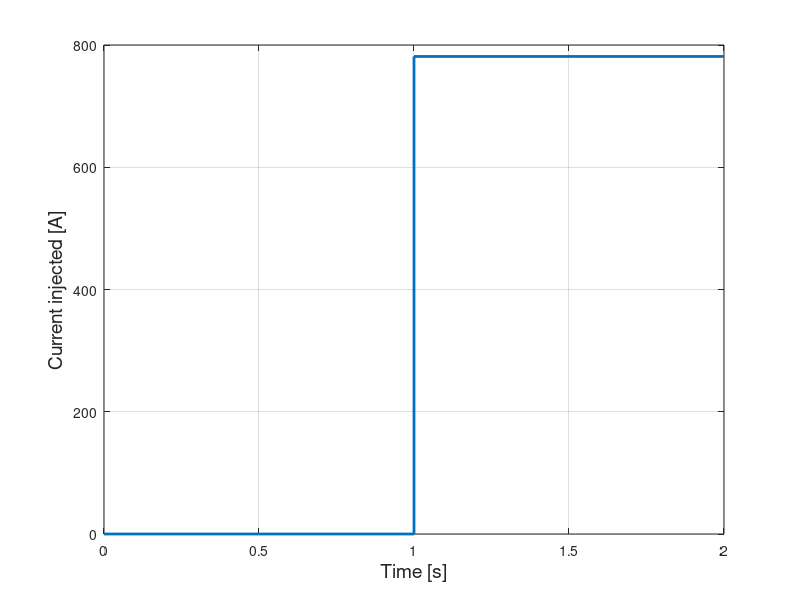

The MATLAB script that drew this image: (Note: this script raises an error after producing the figure.)
% File Name: Parameters_multiterminal_HVDC_grid.m
% Simulation of a multi-terminal HVDC grid
clear all
close all
clc

% Parameters
tau = 0.001;
taupll = 0.0045;
Kp = 0.0017;
rl = 3.072;
Ll = 0.1956;
E2ref = 640000;
Vdc = 640000;
Uab = 320000;
r1 = 0.1265;
r2 = 0.1504;
r3 = 0.0178;
c = 0.1616*(10^-6);
l1 = 0.2644*(10^-3);
l2 = 7.2865*(10^-3);
l3 = 3.6198*(10^-3);
g = 0.1015*(10^-6);
Rg = (1/g);
Cconv = 1.5*(10^-4);
d1 = 230;
d2 = 75;
d3 = 217;
Qref = 0;
Pinj = 500*(10^6);

% Profile current injected
Iinj.time = [0; 1; 1; 2]; 
Iinj.signals.values = [0; 0; Pinj/Vdc; Pinj/Vdc];
figure(100);
plot(Iinj.time, Iinj.signals.values, 'LineWidth', 2);
grid on;
xlabel('Time [s]', 'FontSize', 14);
ylabel('Current injected [A]', 'FontSize', 14);

% Limit values
vdcrefmax = (((5/100)*Vdc) + Vdc)/1000;
iqrefmax = 1340;
iabcrefmax = 1340;
iabcrefmax1 = -1340;
idrefmax = 0;
idcrefmax = 820;
vlrefmax = round(((5/100)*(((Uab/sqrt(3))*sqrt(2))/1000))+(((Uab/sqrt(3))*sqrt(2))/1000));
vlrefmax1 = -(round(((5/100)*(((Uab/sqrt(3))*sqrt(2))/1000))+(((Uab/sqrt(3))*sqrt(2))/1000)));
vlqrefmax = 274;

% Simulations: Kpdc changes
tsimul = 2;
n = 0; % Simulation counter
for Kpdc = [55000 : 9500 : 150000]
    n = n + 1;
    
    % List of colors to plot (One color for each simulation)
    C = { [0.8500, 0.3250, 0.0980], 'b', [0.4 0.3 0.2], 'r', [0.7 0.7 0.7], 'g', 'y', 'c', 'm', 'k', [0.5 0.1 1]};
    
    % It simulates the Simulink File
    sim Simulink_multiterminal_HVDC_grid
    
    % Data extracted of Simulink saved in matrices
    kpdc_matrix(:,n) = Kpdc;
    vdc1_matrix(:,n) = vdc1;
    vdc2_matrix(:,n) = vdc2;
    vdc3_matrix(:,n) = vdc3;
    vdc4_matrix(:,n) = vdc4;
    iq1_matrix(:,n) = iq1;
    id1_matrix(:,n) = id1;
    ia1_matrix(:,n) = ia1;
    ib1_matrix(:,n) = ib1;
    ic1_matrix(:,n) = ic1;
    vlq1_matrix(:,n) = vlq1;
    vld1_matrix(:,n) = vld1;
    vla1_matrix(:,n) = vla1;
    vlb1_matrix(:,n) = vlb1;
    vlc1_matrix(:,n) = vlc1;
    iq2_matrix(:,n) = iq2;
    id2_matrix(:,n) = id2;
    ia2_matrix(:,n) = ia2;
    ib2_matrix(:,n) = ib2;
    ic2_matrix(:,n) = ic2;
    vlq2_matrix(:,n) = vlq2;
    vld2_matrix(:,n) = vld2;
    vla2_matrix(:,n) = vla2;
    vlb2_matrix(:,n) = vlb2;
    vlc2_matrix(:,n) = vlc2;
    idc1_matrix(:,n) = idc1;
    idc2_matrix(:,n) = idc2;
    idc3_matrix(:,n) = idc3;
    idc4_matrix(:,n) = idc4;

    
    % The num2str function converts numbers to their string representations.
    % Variables to show in the legend
    a = ['K_p_D_C = ', num2str(Kpdc)];
    bvdc = ['V_D_C_m_a_x = ', num2str(vdcrefmax), ' kV'];
    ciq = ['i_q_m_a_x = ', num2str(iqrefmax), ' A'];
    did = ['i_d_m_a_x = ', num2str(idrefmax), ' A'];
    eidc = ['I_D_C_m_a_x = ', num2str(idcrefmax), ' A'];
    vlpeak = ['v_l_a_b_c_m_a_x = ', num2str(vlrefmax), ' kV'];
    vlpeak1 = ['v_l_a_b_c_m_a_x = ', num2str(vlrefmax1), ' kV'];
    iabcmax = ['i_a_b_c_m_a_x = ', num2str(iabcrefmax), ' A'];
    iabcmax1 = ['i_a_b_c_m_a_x = ', num2str(iabcrefmax1), ' A'];
    fvlq = ['v_l_q_m_a_x = ', num2str(vlqrefmax), ' kV'];
    
    % Plots of the electrical measures in function of the Kpdc
    % DynamicLegend serves to update the legend
    hold on;
    
    figure(1);
    if n == 1
        hold on;
        plot(t, vdcmax/1000, 'DisplayName', bvdc, 'color', [0.7, 0.8, 0.1], 'LineWidth', 2);
        hold all;
    end
    plot(t, vdc1/1000, 'DisplayName', a, 'color', C{n}, 'LineWidth', 2);
    hold all;
    xlim([0.8 2]); % Limits de la x
    grid on;
    xlabel('Time [s]', 'FontSize', 14);
    ylabel('V_D_C_1 [kV]', 'FontSize', 14);
    hold all;
    legend('-DynamicLegend');
   
    figure(2);
    if n == 1
       hold on;
       plot(t, vdcmax/1000, 'DisplayName', bvdc, 'color', [0.7, 0.8, 0.1], 'LineWidth', 2);
       hold all;
    end
    plot(t, vdc2/1000, 'DisplayName', a, 'color', C{n}, 'LineWidth', 2);
    xlim([0.8 2]);
    grid on;
    xlabel('Time [s]', 'FontSize', 14);
    ylabel('V_D_C_2 [kV]', 'FontSize', 14);
    hold all;
    legend('-DynamicLegend');
    
    figure(3);
    if n == 1
       hold on;
       plot(t, vdcmax/1000, 'DisplayName', bvdc, 'color', [0.7, 0.8, 0.1], 'LineWidth', 2);
       hold all;
    end
    plot(t, vdc3/1000, 'DisplayName', a, 'color', C{n}, 'LineWidth', 2);
    xlim([0.8 2]);
    grid on;
    xlabel('Time [s]', 'FontSize', 14);
    ylabel('V_D_C_3 [kV]', 'FontSize', 14);
    hold all;
    legend('-DynamicLegend');
    
    figure(4);
    if n == 1
       hold on;
       plot(t, vdcmax/1000, 'DisplayName', bvdc, 'color', [0.7, 0.8, 0.1], 'LineWidth', 2);
       hold all;
    end
    plot(t, vdc4/1000, 'DisplayName', a, 'color', C{n}, 'LineWidth', 2);
    xlim([0.8 2]);
    grid on;
    xlabel('Time [s]', 'FontSize', 14);
    ylabel('V_D_C_4 [kV]', 'FontSize', 14);
    hold all;
    legend('-DynamicLegend');
    
    figure(5);
    if n == 1
       hold on;
       plot(t, iqmax, 'DisplayName', ciq, 'color', [0.7, 0.8, 0.1], 'LineWidth', 2);
       hold all;
    end
    plot(t, abs(iq1), 'DisplayName', a, 'color', C{n}, 'LineWidth', 2);
    xlim([0.8 2]);
    grid on;
    xlabel('Time [s]', 'FontSize', 14);
    ylabel('i_q_1 [A]', 'FontSize', 14);
    hold all;
    legend('-DynamicLegend');
    
    figure(6);
    if n == 1
       hold on;
       plot(t, idmax, 'DisplayName', did, 'color', [0.7, 0.8, 0.1], 'LineWidth', 2);
       hold all;
    end
    plot(t, id1, 'DisplayName', a, 'color', C{n}, 'LineWidth', 2);
    xlim([0.8 2]);
    grid on;
    xlabel('Time [s]', 'FontSize', 14);
    ylabel('i_d_1 [A]', 'FontSize', 14);
    hold all;
    legend('-DynamicLegend');
    
    figure(7);
    if n == 1
       hold on;
       plot(t, iqmax, 'DisplayName', iabcmax, 'color', [0.7, 0.8, 0.1], 'LineWidth', 2);
       hold all;
       hold on;
       plot(t, iqmax1, 'DisplayName', iabcmax1, 'color', [0.7, 0.8, 0.1], 'LineWidth', 2);
       hold all;
    end
    plot(t, ia1, 'DisplayName', a, 'color', C{n}, 'LineWidth', 2);
    xlim([0.8 2]);
    grid on;
    xlabel('Time [s]', 'FontSize', 14);
    ylabel('i_a_1 [A]', 'FontSize', 14);
    hold all;
    legend('-DynamicLegend');
    
    figure(8);
    if n == 1
       hold on;
       plot(t, iqmax, 'DisplayName', iabcmax, 'color', [0.7, 0.8, 0.1], 'LineWidth', 2);
       hold all;
       hold on;
       plot(t, iqmax1, 'DisplayName', iabcmax1, 'color', [0.7, 0.8, 0.1], 'LineWidth', 2);
       hold all;
    end
    plot(t, ib1, 'DisplayName', a, 'color', C{n}, 'LineWidth', 2);
    xlim([0.8 2]);
    grid on;
    xlabel('Time [s]', 'FontSize', 14);
    ylabel('i_b_1 [A]', 'FontSize', 14);
    hold all;
    legend('-DynamicLegend');
    
    figure(9);
    if n == 1
       hold on;
       plot(t, iqmax, 'DisplayName', iabcmax, 'color', [0.7, 0.8, 0.1], 'LineWidth', 2);
       hold all;
       hold on;
       plot(t, iqmax1, 'DisplayName', iabcmax1, 'color', [0.7, 0.8, 0.1], 'LineWidth', 2);
       hold all;
    end
    plot(t, ic1, 'DisplayName', a, 'color', C{n}, 'LineWidth', 2);
    xlim([0.8 2]);
    grid on;
    xlabel('Time [s]', 'FontSize', 14);
    ylabel('i_c_1 [A]', 'FontSize', 14);
    hold all;
    legend('-DynamicLegend');
    
    figure(10);
    if n == 1
       hold on;
       plot(t, vlqmax, 'DisplayName', fvlq, 'color', [0.7, 0.8, 0.1], 'LineWidth', 2);
       hold all;
    end
    plot(t, vlq1/1000, 'DisplayName', a, 'color', C{n}, 'LineWidth', 2);
    xlim([0.8 2]);
    grid on;
    xlabel('Time [s]', 'FontSize', 14);
    ylabel('v_l_q_1 [kV]', 'FontSize', 14);
    hold all;
    legend('-DynamicLegend');
    
    figure(11);
    plot(t, abs(vld1/1000), 'DisplayName', a, 'color', C{n}, 'LineWidth', 2);
    xlim([0.8 2]);
    grid on;
    xlabel('Time [s]', 'FontSize', 14);
    ylabel('v_l_d_1 [kV]', 'FontSize', 14);
    hold all;
    legend('-DynamicLegend');
    
    figure(12);
    if n == 1
       hold on;
       plot(t, vlmax, 'DisplayName', vlpeak, 'color', [0.7, 0.8, 0.1], 'LineWidth', 2);
       hold all;
       hold on;
       plot(t, vlmax1, 'DisplayName', vlpeak1, 'color', [0.7, 0.8, 0.1], 'LineWidth', 2);
       hold all;
    end
    plot(t, vla1/1000, 'DisplayName', a, 'color', C{n}, 'LineWidth', 2);
    xlim([0.8 2]);
    grid on;
    xlabel('Time [s]', 'FontSize', 14);
    ylabel('v_l_a_1 [kV]', 'FontSize', 14);
    hold all;
    legend('-DynamicLegend');
    
    figure(13);
    if n == 1
       hold on;
       plot(t, vlmax, 'DisplayName', vlpeak, 'color', [0.7, 0.8, 0.1], 'LineWidth', 2);
       hold all;
       hold on;
       plot(t, vlmax1, 'DisplayName', vlpeak1, 'color', [0.7, 0.8, 0.1], 'LineWidth', 2);
       hold all;
    end
    plot(t, vlb1/1000, 'DisplayName', a, 'color', C{n}, 'LineWidth', 2);
    xlim([0.8 2]);
    grid on;
    xlabel('Time [s]', 'FontSize', 14);
    ylabel('v_l_b_1 [kV]', 'FontSize', 14);
    hold all;
    legend('-DynamicLegend');
    
    figure(14);
    if n == 1
       hold on;
       plot(t, vlmax, 'DisplayName', vlpeak, 'color', [0.7, 0.8, 0.1], 'LineWidth', 2);
       hold all;
       hold on;
       plot(t, vlmax1, 'DisplayName', vlpeak1, 'color', [0.7, 0.8, 0.1], 'LineWidth', 2);
       hold all;
    end
    plot(t, vlc1/1000, 'DisplayName', a, 'color', C{n}, 'LineWidth', 2);
    xlim([0.8 2]);
    grid on;
    xlabel('Time [s]', 'FontSize', 14);
    ylabel('v_l_c_1 [kV]', 'FontSize', 14);
    hold all;
    legend('-DynamicLegend');
    
    figure(15);
    if n == 1
       hold on;
       plot(t, iqmax, 'DisplayName', ciq, 'color', [0.7, 0.8, 0.1], 'LineWidth', 2);
       hold all;
    end
    plot(t, abs(iq2), 'DisplayName', a, 'color', C{n}, 'LineWidth', 2);
    xlim([0.8 2]);
    grid on;
    xlabel('Time [s]', 'FontSize', 14);
    ylabel('i_q_2 [A]', 'FontSize', 14);
    hold all;
    legend('-DynamicLegend');
    
    figure(16);
    if n == 1
       hold on;
       plot(t, idmax, 'DisplayName', did, 'color', [0.7, 0.8, 0.1], 'LineWidth', 2);
       hold all;
    end
    plot(t, id2, 'DisplayName', a, 'color', C{n}, 'LineWidth', 2);
    xlim([0.8 2]);
    grid on;
    xlabel('Time [s]', 'FontSize', 14);
    ylabel('i_d_2 [A]', 'FontSize', 14);
    hold all;
    legend('-DynamicLegend');
    
    figure(17);
    if n == 1
       hold on;
       plot(t, iqmax, 'DisplayName', iabcmax, 'color', [0.7, 0.8, 0.1], 'LineWidth', 2);
       hold all;
       hold on;
       plot(t, iqmax1, 'DisplayName', iabcmax1, 'color', [0.7, 0.8, 0.1], 'LineWidth', 2);
       hold all;
    end
    plot(t, ia2, 'DisplayName', a, 'color', C{n}, 'LineWidth', 2);
    xlim([0.8 2]);
    grid on;
    xlabel('Time [s]', 'FontSize', 14);
    ylabel('i_a_2 [A]', 'FontSize', 14);
    hold all;
    legend('-DynamicLegend');
    
    figure(18);
    if n == 1
       hold on;
       plot(t, iqmax, 'DisplayName', iabcmax, 'color', [0.7, 0.8, 0.1], 'LineWidth', 2);
       hold all;
       hold on;
       plot(t, iqmax1, 'DisplayName', iabcmax1, 'color', [0.7, 0.8, 0.1], 'LineWidth', 2);
       hold all;
    end
    plot(t, ib2, 'DisplayName', a, 'color', C{n}, 'LineWidth', 2);
    xlim([0.8 2]);
    grid on;
    xlabel('Time [s]', 'FontSize', 14);
    ylabel('i_b_2 [A]', 'FontSize', 14);
    hold all;
    legend('-DynamicLegend');
    
    figure(19);
    if n == 1
       hold on;
       plot(t, iqmax, 'DisplayName', iabcmax, 'color', [0.7, 0.8, 0.1], 'LineWidth', 2);
       hold all;
       hold on;
       plot(t, iqmax1, 'DisplayName', iabcmax1, 'color', [0.7, 0.8, 0.1], 'LineWidth', 2);
       hold all;
    end
    plot(t, ic2, 'DisplayName', a, 'color', C{n}, 'LineWidth', 2);
    xlim([0.8 2]);
    grid on;
    xlabel('Time [s]', 'FontSize', 14);
    ylabel('i_c_2 [A]', 'FontSize', 14);
    hold all;
    legend('-DynamicLegend'); 
    
    figure(20);
    if n == 1
       hold on;
       plot(t, vlqmax, 'DisplayName', fvlq, 'color', [0.7, 0.8, 0.1], 'LineWidth', 2);
       hold all;
    end
    plot(t, vlq2/1000, 'DisplayName', a, 'color', C{n}, 'LineWidth', 2);
    xlim([0.8 2]);
    grid on;
    xlabel('Time [s]', 'FontSize', 14);
    ylabel('v_l_q_2 [kV]', 'FontSize', 14);
    hold all;
    legend('-DynamicLegend');
    
    figure(21);
    plot(t, abs(vld2/1000), 'DisplayName', a, 'color', C{n}, 'LineWidth', 2);
    xlim([0.8 2]);
    grid on;
    xlabel('Time [s]', 'FontSize', 14);
    ylabel('v_l_d_2 [kV]', 'FontSize', 14);
    hold all;
    legend('-DynamicLegend');
 
    figure(22);
    if n == 1
       hold on;
       plot(t, vlmax, 'DisplayName', vlpeak, 'color', [0.7, 0.8, 0.1], 'LineWidth', 2);
       hold all;
       hold on;
       plot(t, vlmax1, 'DisplayName', vlpeak1, 'color', [0.7, 0.8, 0.1], 'LineWidth', 2);
       hold all;
    end
    plot(t, vla2/1000, 'DisplayName', a, 'color', C{n}, 'LineWidth', 2);
    xlim([0.8 2]);
    grid on;
    xlabel('Time [s]', 'FontSize', 14);
    ylabel('v_l_a_2 [kV]', 'FontSize', 14);
    hold all;
    legend('-DynamicLegend');
    
    figure(23);
    if n == 1
       hold on;
       plot(t, vlmax, 'DisplayName', vlpeak, 'color', [0.7, 0.8, 0.1], 'LineWidth', 2);
       hold all;
       hold on;
       plot(t, vlmax1, 'DisplayName', vlpeak1, 'color', [0.7, 0.8, 0.1], 'LineWidth', 2);
       hold all;
    end
    plot(t, vlb2/1000, 'DisplayName', a, 'color', C{n}, 'LineWidth', 2);
    xlim([0.8 2]);
    grid on;
    xlabel('Time [s]', 'FontSize', 14);
    ylabel('v_l_b_2 [kV]', 'FontSize', 14);
    hold all;
    legend('-DynamicLegend');
    
    figure(24);
    if n == 1
       hold on;
       plot(t, vlmax, 'DisplayName', vlpeak, 'color', [0.7, 0.8, 0.1], 'LineWidth', 2);
       hold all;
       hold on;
       plot(t, vlmax1, 'DisplayName', vlpeak1, 'color', [0.7, 0.8, 0.1], 'LineWidth', 2);
       hold all;
    end
    plot(t, vlc2/1000, 'DisplayName', a, 'color', C{n}, 'LineWidth', 2);
    xlim([0.8 2]);
    grid on;
    xlabel('Time [s]', 'FontSize', 14);
    ylabel('v_l_c_2 [kV]', 'FontSize', 14);
    hold all;
    legend('-DynamicLegend');
    
    figure(25);
    if n == 1
       hold on;
       plot(t, idcmax, 'DisplayName', eidc, 'color', [0.7, 0.8, 0.1], 'LineWidth', 2);
       hold all;
    end
    plot(t, idc1, 'DisplayName', a, 'color', C{n}, 'LineWidth', 2);
    xlim([0.8 50]);
    grid on;
    xlabel('Time [s]', 'FontSize', 14);
    ylabel('I_D_C_1 [A]', 'FontSize', 14);
    hold all;
    legend('-DynamicLegend');
    
    figure(26);
    if n == 1
       hold on;
       plot(t, idcmax, 'DisplayName', eidc, 'color', [0.7, 0.8, 0.1], 'LineWidth', 2);
       hold all;
    end
    plot(t, idc2, 'DisplayName', a, 'color', C{n}, 'LineWidth', 2);
    xlim([0.8 2]);
    grid on;
    xlabel('Time [s]', 'FontSize', 14);
    ylabel('I_D_C_2 [A]', 'FontSize', 14);
    hold all;
    legend('-DynamicLegend');
    
    figure(27);
    if n == 1
       hold on;
       plot(t, idcmax, 'DisplayName', eidc, 'color', [0.7, 0.8, 0.1], 'LineWidth', 2);
       hold all;
    end
    plot(t, abs(idc3), 'DisplayName', a, 'color', C{n}, 'LineWidth', 2);
    xlim([0.8 2]);
    grid on;
    xlabel('Time [s]', 'FontSize', 14);
    ylabel('I_D_C_3 [A]', 'FontSize', 14);
    hold all;
    legend('-DynamicLegend');
    
    figure(28);
    if n == 1
       hold on;
       plot(t, idcmax, 'DisplayName', eidc, 'color', [0.7, 0.8, 0.1], 'LineWidth', 2);
       hold all;
    end
    plot(t, abs(idc4), 'DisplayName', a, 'color', C{n}, 'LineWidth', 2);
    xlim([0.8 2]);
    grid on;
    xlabel('Time [s]', 'FontSize', 14);
    ylabel('I_D_C_4 [A]', 'FontSize', 14);
    hold all;
    legend('-DynamicLegend');
end